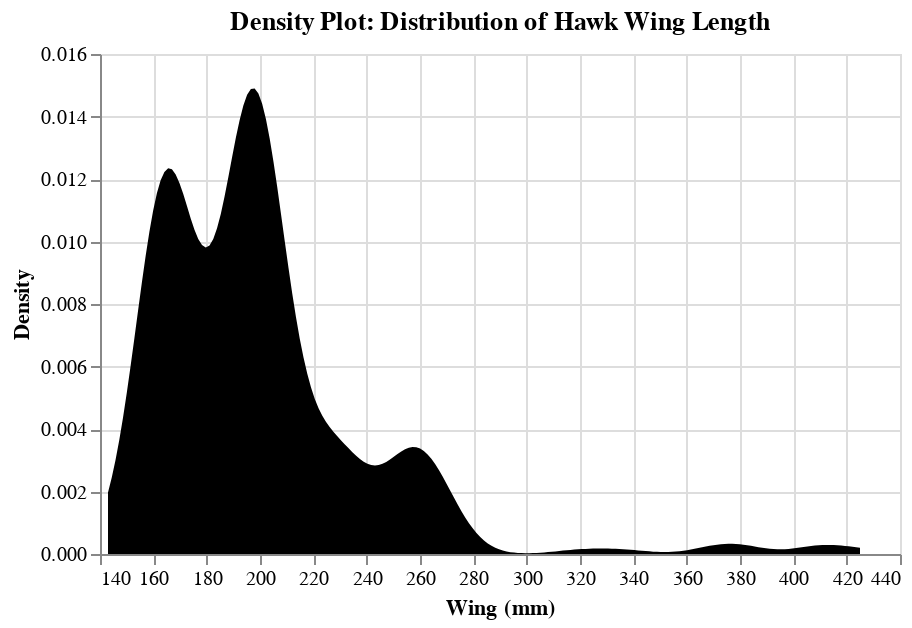

Notebook code for this chart:
### Markdown cell above
---
<div style="background-color: #d2e6f8ff; border-left:6px solid #9dcffaff; padding:15px; margin:15px 0;">

<h2>VIZ TASK: Density Plot - Wing Distribution</h2>

<h4>Chart Specifications:</h4>
<ul>
  <li><b>Transform on </b>  <code>wing</code>.</li>
  <li><b>Mark:</b> <code>area</code>.</li>
  <li><b>X channel:</b> <code>wing:Q</code>, title = "Wing (mm)".</li>
  <li><b>Y channel:</b> <code>density:Q</code>, title = "Density".</li>
 </ul>

<h4>Styling Specifications:</h4>
<ul>
  <li><b>Chart Properties:</b> Width = 400px, Height = 250px.</li>
  <li><b>Title:</b> <i>"Density Plot: Distribution of Hawk Wing Length"</i>.</li>
  <li><b>Mark Styling:</b> color=<code>'black'</code>.</li>
</ul>

</div>


_Points:_ 15

### Code cell
hawk_density = 
# Show the plot
hawk_density

### Figure 1 — Vega-Lite specification as saved in the notebook (floating-point values rounded to 4 significant figures; data arrays with more than 128 entries replaced by an {"elided": "..."} marker saying what was removed)
{"config": {"view": {"continuousWidth": 300, "continuousHeight": 300}}, "data": {"name": "data-0bb60125521e568eb82fcf1f30ad4b33"}, "mark": {"type": "area", "color": "black"}, "encoding": {"x": {"field": "wing", "title": "Wing (mm)", "type": "quantitative"}, "y": {"field": "density", "title": "Density", "type": "quantitative"}}, "height": 250, "title": "Density Plot: Distribution of Hawk Wing Length", "transform": [{"density": "wing", "as": ["wing", "density"]}], "width": 400, "$schema": "https://vega.github.io/schema/vega-lite/v5.20.1.json", "datasets": {"data-0bb60125521e568eb82fcf1f30ad4b33": {"elided": "332 records"}}}
